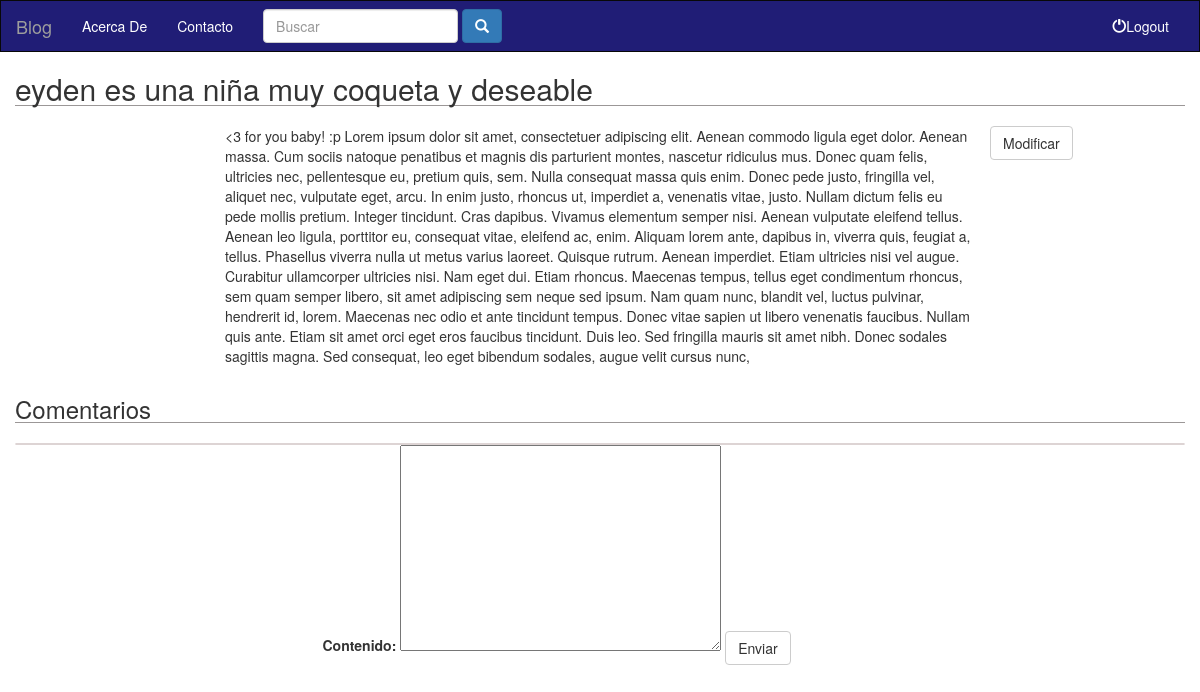
Before: /publicaciones/6-eyden-es-una-nina-muy-coqueta-y-deseable with the older database file.
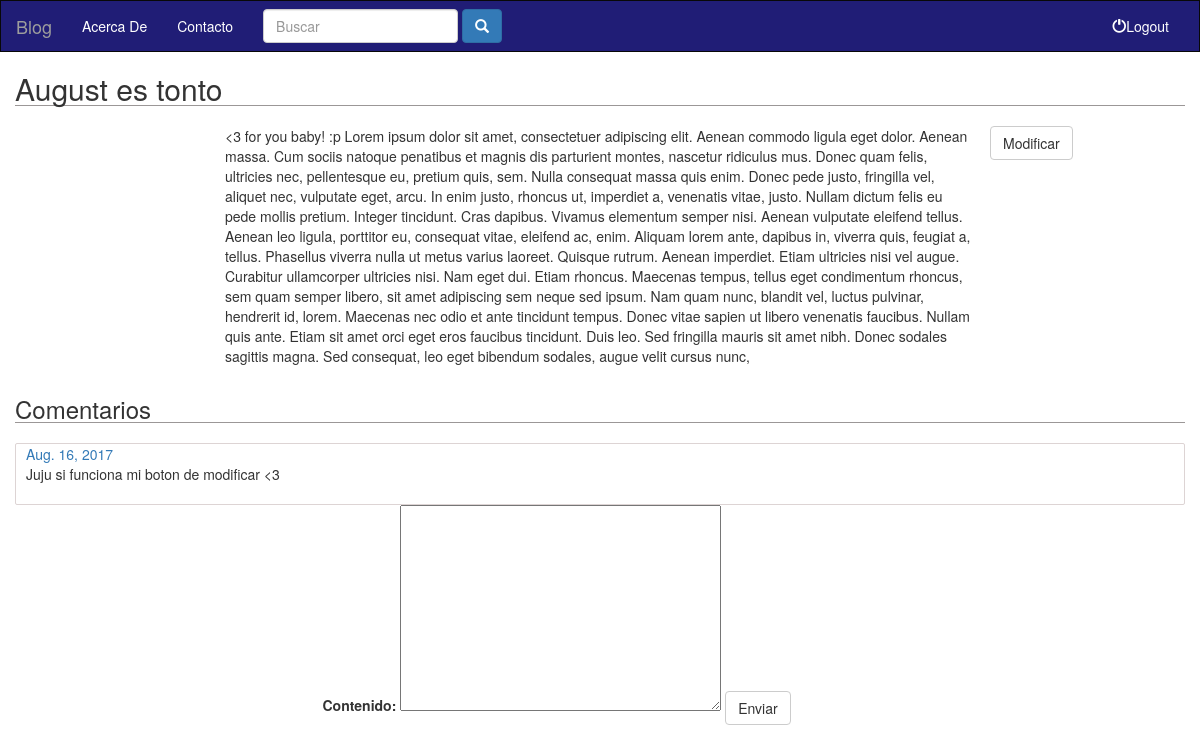
After: the same page with the newer database file.
### publicaciones/models.py (models this page shows, shortened)
class Publicacion(models.Model):
    titulo = models.CharField(max_length=450)
    contenido = models.TextField()
    fecha = models.DateField(auto_now=False,auto_now_add=True)
    titulo_formato = models.CharField(max_length=80,null=True)
    class Admin:
        list_display = ('titulo', 'fecha' , 'titulo_formato')
        list_filter = ('titulo', 'fecha')
        ordering = ('-fecha')
        search_fields = ('titulo')

class Comentario(models.Model):
    contenido = models.TextField()
    fecha = models.DateField(auto_now=False,auto_now_add=True)
    publicacion = models.ForeignKey(Publicacion,on_delete=models.CASCADE)
    class Admin:
        ordering = ('-fecha')
        search_fields = ('contenido')

### publicaciones/views.py (the view)
# urls.py: url(r'^(?P<titulo_formateado>[a-zA-Z0-9-]+)', views.detalle, name='detalle'),
def detalle(request, titulo_formateado):
    publicacion = get_object_or_404(Publicacion, titulo_formato=titulo_formateado)
    form = ComentarioForm(request.POST or None)
    form.publicacion = publicacion
    if form.is_valid():
        form.save()
        form = ComentarioForm()
    context = { 'publicacion':publicacion,
                'form':form }
    return render(request,'publicaciones/detalle_publicacion.html', context)

### publicaciones/forms.py
class ComentarioForm(forms.ModelForm):
    class Meta:
        model = Comentario
        fields = ['contenido','publicacion']

### templates/publicaciones/detalle_publicacion.html (shortened to what this page needs)
{% extends 'base.html' %}
{% block body%}
        <div class="container">
            <div class="row">
                <section>
                    <h2 class="section-title">{{ publicacion.titulo }}</h2>
                      <a href="{% url 'publicaciones:modificarPublicacion' publicacion.titulo_formato %}">
                        <button type="submit" class="btn btn-default">Modificar</button>
                      </a>
                    <p class="col-xs-12 col-md-8 col-md-offset-2">
                        {{ publicacion.contenido }}
                    </p>
                </section>
            </div>
            <div class="row">
                <section class="">
                    <h3 class="section-title">Comentarios</h2>
                    <div class="comentarios col-md-12">
                    {% for comentario in publicacion.comentario_set.all %}
                        <div class="comentario">
                            <a href="">{{comentario.fecha}}</a>
                            <br>
                            {{ comentario.contenido }}
                        </div>
                    {% endfor %}
                    </div>
                    <form action="" class="col-xs-12 col-md-6 col-md-offset-3 " method="POST">
                        {{form.contenido.label_tag}}
                        {{form.contenido}}
                        <button type="submit" class="btn btn-default" action="" method="POST">Enviar</button>
                    </form>
                </section>
            </div>
        </div>
{% endblock %}

Changed rows visible on the page:
changed Publicacion: titulo "eyden es una niña muy coqueta y deseable" → "August es tonto"
added Comentario: fecha "Aug. 16, 2017", contenido "Juju si funciona mi boton de modificar <3"
